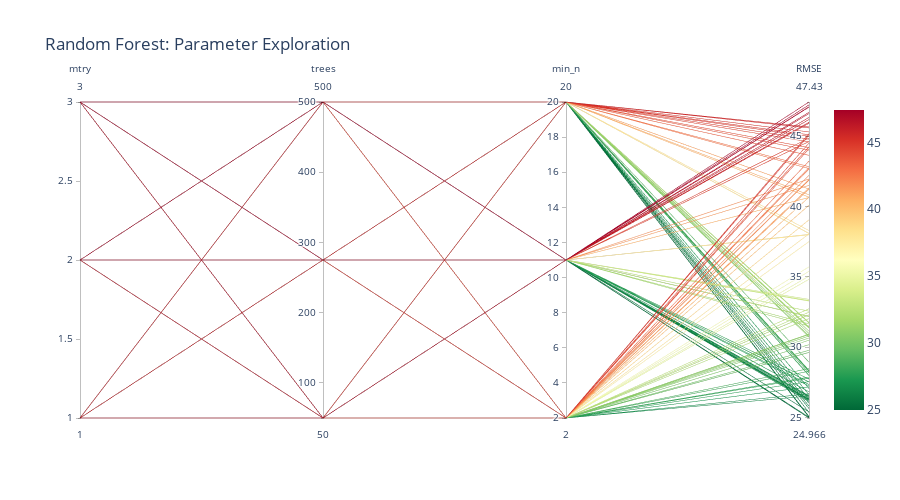

Write notebook code for a chart like this one.
### Code cell
# Visualize RF tuning (parallel coordinates for 3+ parameters)
fig = plot_tune_results(rf_results, metric="rmse", show_best=10)
fig.update_layout(title="Random Forest: Parameter Exploration")
fig.show()

### Figure 1 — Plotly figure (JSON) as saved in the notebook; plotly's stock layout.template omitted (floating-point values rounded to 4 significant figures; data arrays with more than 128 entries replaced by an {"elided": "..."} marker saying what was removed)
{"data": [{"dimensions": [{"label": "mtry", "values": {"elided": "135 int values"}}, {"label": "trees", "values": {"elided": "135 int values"}}, {"label": "min_n", "values": {"elided": "135 int values"}}, {"label": "RMSE", "values": {"elided": "135 float values"}}], "line": {"cmax": 47.43, "cmin": 24.97, "color": {"elided": "135 float values"}, "colorscale": [[0, "rgb(0,104,55)"], [0.1, "rgb(26,152,80)"], [0.2, "rgb(102,189,99)"], [0.3, "rgb(166,217,106)"], [0.4, "rgb(217,239,139)"], [0.5, "rgb(255,255,191)"], [0.6, "rgb(254,224,139)"], [0.7, "rgb(253,174,97)"], [0.8, "rgb(244,109,67)"], [0.9, "rgb(215,48,39)"], [1, "rgb(165,0,38)"]], "showscale": true}, "type": "parcoords"}], "layout": {"height": 500, "title": {"text": "Random Forest: Parameter Exploration"}}}
